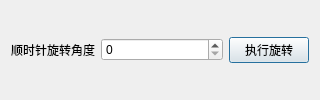
<?xml version="1.0" encoding="UTF-8"?>
<ui version="4.0">
 <class>RotateImageDialog</class>
 <widget class="QDialog" name="RotateImageDialog">
  <property name="geometry">
   <rect>
    <x>0</x>
    <y>0</y>
    <width>320</width>
    <height>100</height>
   </rect>
  </property>
  <property name="windowTitle">
   <string>Dialog</string>
  </property>
  <layout class="QHBoxLayout" name="horizontalLayout">
   <item>
    <widget class="QLabel" name="label">
     <property name="text">
      <string>顺时针旋转角度</string>
     </property>
    </widget>
   </item>
   <item>
    <widget class="QSpinBox" name="spinBoxAngle">
     <property name="sizePolicy">
      <sizepolicy hsizetype="Expanding" vsizetype="Fixed">
       <horstretch>0</horstretch>
       <verstretch>0</verstretch>
      </sizepolicy>
     </property>
    </widget>
   </item>
   <item>
    <widget class="QPushButton" name="pushButtonRotating">
     <property name="text">
      <string>执行旋转</string>
     </property>
    </widget>
   </item>
  </layout>
 </widget>
 <resources/>
 <connections/>
</ui>
